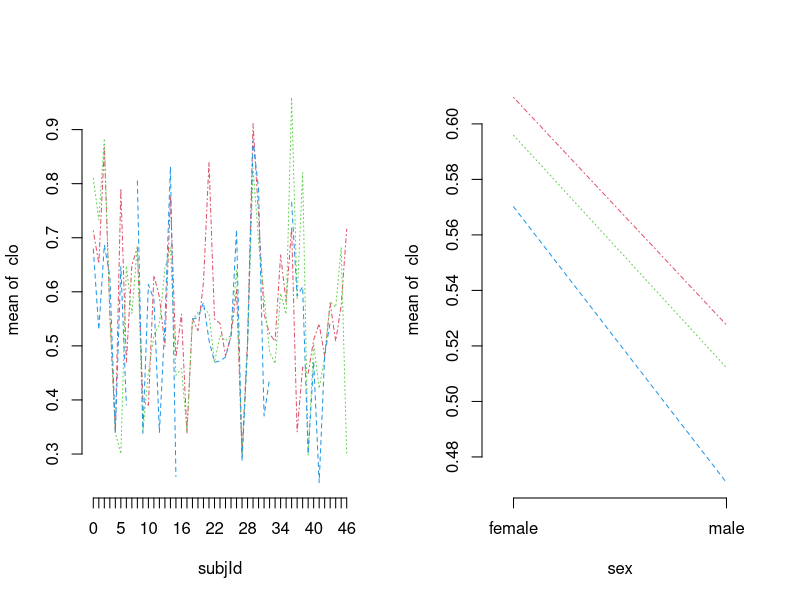
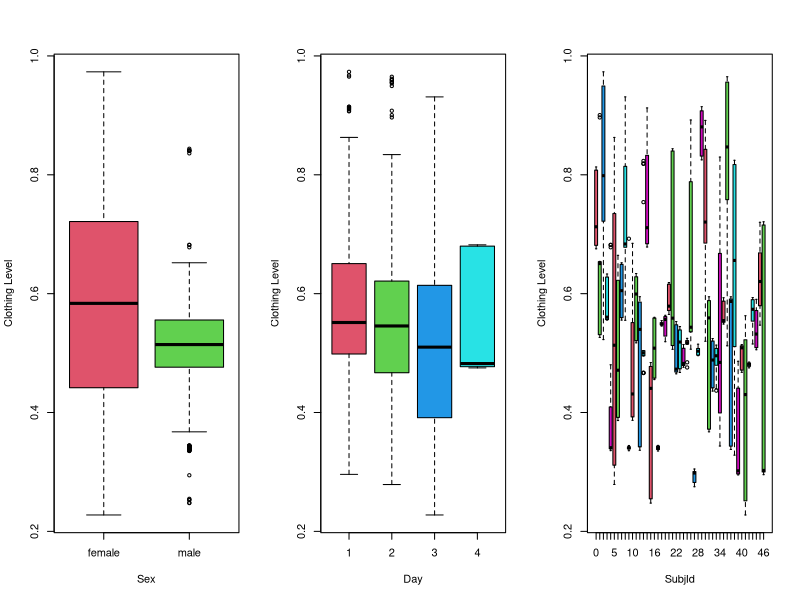
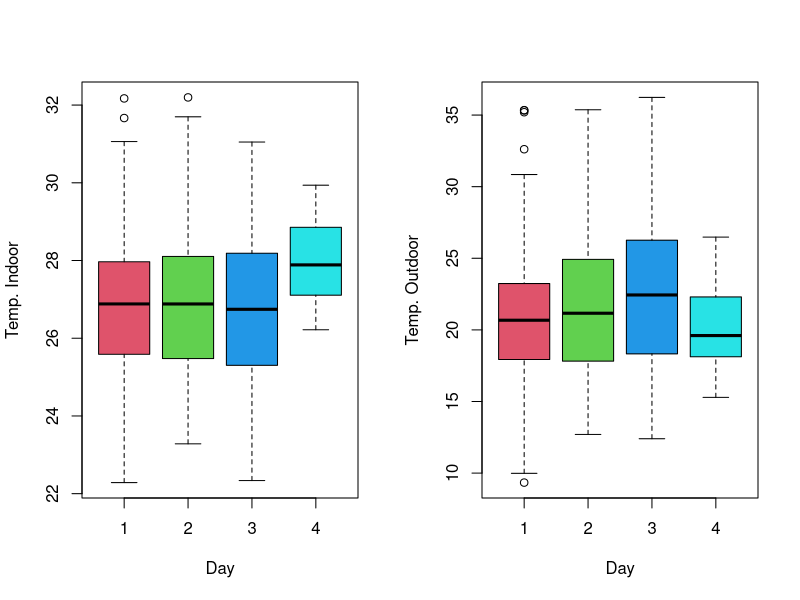
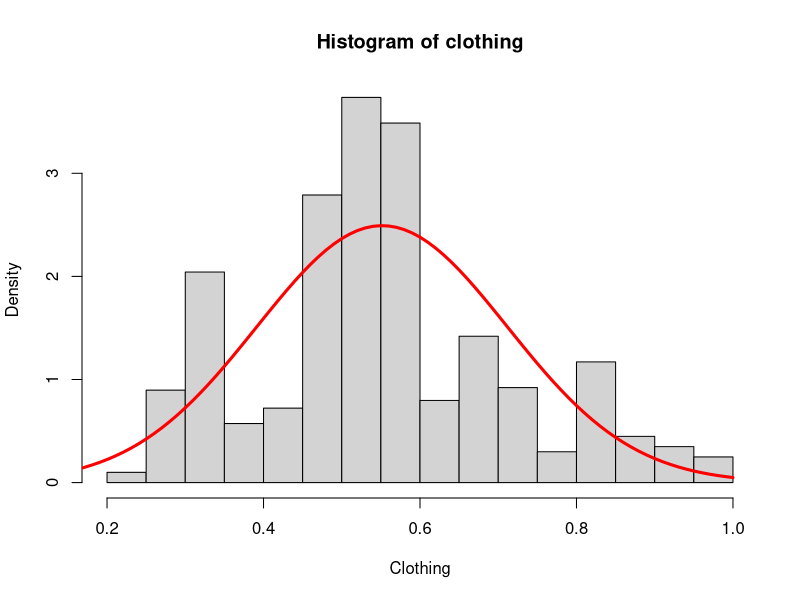
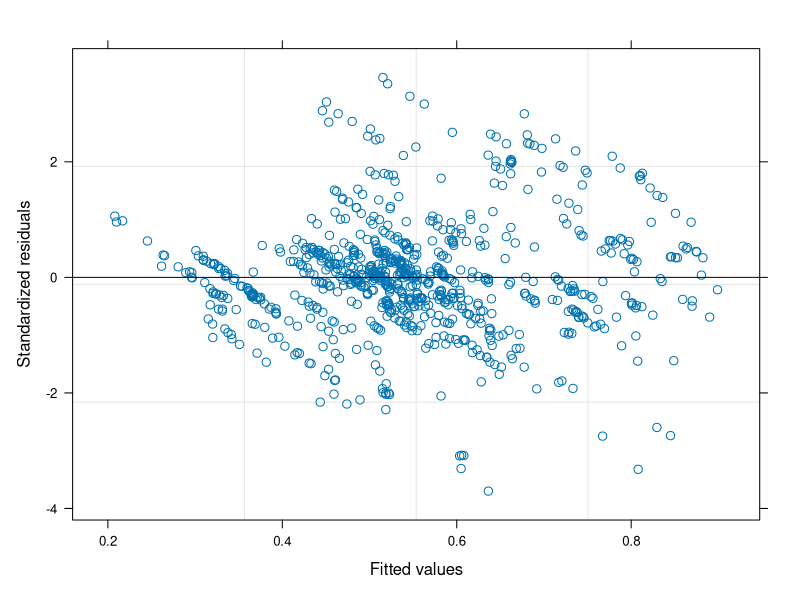
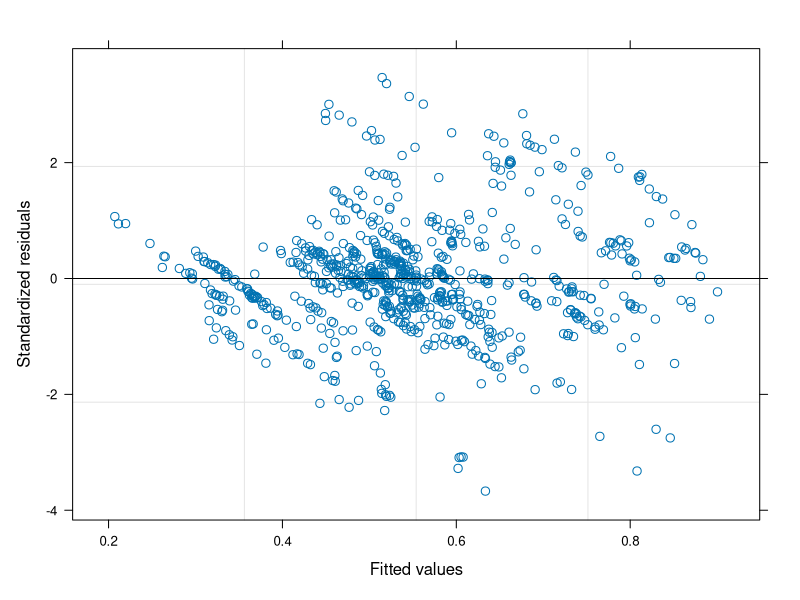
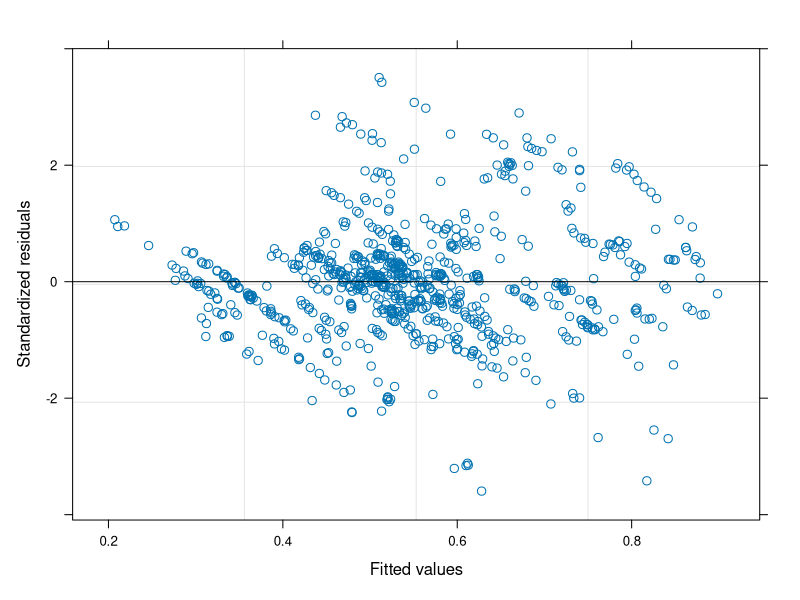
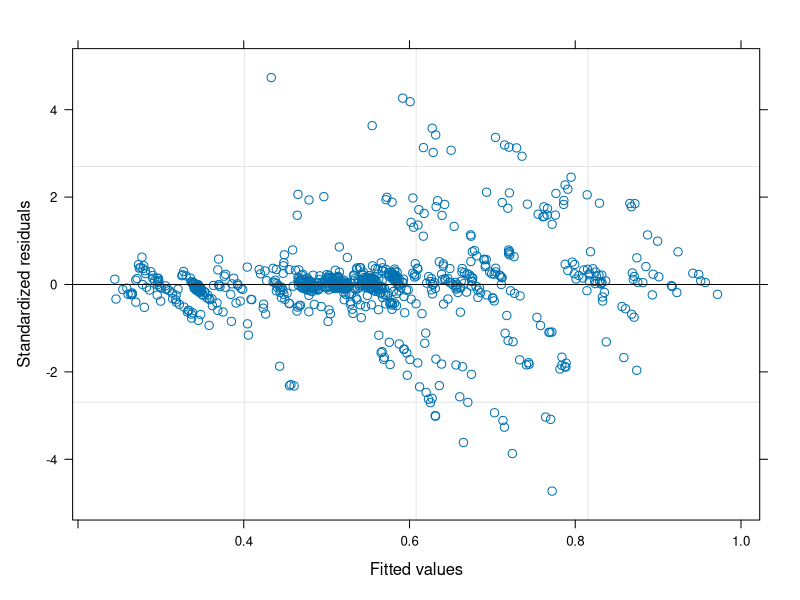

The R script that drew these images, in order:
# Assignment 3 - Adv. Data Analysis and Statistical Modelling
library(lme4)
library(readr)
library(xtable)
library(plyr)
library(corrplot)
library(nlme)
library(gclus)
library(stats)
library(emmeans)

setwd("~/Documents/Studie/Mst-Sem2-2021/Advanced Data Analysis and Stastitical Modelling/Assignment 3")

Clothing = read.csv('clothingFullAss03.csv')

## Exploratory Analysis #### 

# The subject is measured 6 times a day for 3 days.

par(mfrow=c(1,2))
with(Clothing, {
  interaction.plot(subjId, day, clo, legend=FALSE, 
                   bty="n", col=2:11, xtick = TRUE)
  interaction.plot(sex, day, clo, legend=FALSE, 
                   bty="n", col=2:11, xtick = TRUE)})
par(mfrow=c(1,1))


par(mfrow=c(1,3))
boxplot(Clothing$clo ~Clothing$sex, col=2:6, xlab = "Sex", ylab = "Clothing Level")
boxplot(Clothing$clo ~Clothing$day, col=2:6, xlab = "Day", ylab = "Clothing Level")
boxplot(Clothing$clo ~Clothing$subjId, col=2:6, xlab = "SubjId", ylab = "Clothing Level")

par(mfrow=c(1,2))
boxplot(Clothing$tInOp ~Clothing$day, col=2:6, xlab = "Day", ylab = "Temp. Indoor")
boxplot(Clothing$tOut ~Clothing$day, col=2:6, xlab = "Day", ylab = "Temp. Outdoor")

par(mfrow=c(1,1))
# DENSITY PLOT OF CLOTHING  
clothing = Clothing$clo
# Density plot of Clo: 
f<-function(x){dnorm(x,mean=mean(clothing,na.rm=T),
                     sd=sd(clothing,na.rm=T))} 
hist(clothing,xlab='Clothing',probability=T)
curve(f,0,1,lwd=3,col="red",add=T) 
rm(f)



## Mixed Effect Model that use subjId as a random effect ####

Clothing$sex = factor(Clothing$sex)
Clothing$day = factor(Clothing$day)

model0 <- lme(clo ~ tOut*tInOp*sex, random= ~ 1|subjId, data=Clothing, method="REML")
logLik(model0)
anova(model0)
summary(model0)

model1 <- lme(clo ~ tOut*tInOp+ tOut*sex+tInOp*sex+tOut*day+tInOp*day, random= ~ 1|subjId, data=Clothing, method="REML")
logLik(model1)
anova(model1)
summary(model1)
plot(model1)

model2 <- lme(clo ~ tOut+tInOp+ tOut*sex+tInOp*sex+tOut*day+tInOp*day, random= ~ 1|subjId, data=Clothing, method="REML")
logLik(model2)
anova(model2)
summary(model2)
plot(model2)

model3 <- lme(clo ~ tOut*sex+tOut*day, random= ~ 1|subjId, data=Clothing, method="REML")
logLik(model3)
anova(model3)
summary(model3)
plot(model3)
# add weights as their is dispersion in the end of the residuals



## Mixed Effect Model that 

model3 <- lme(clo ~ tInOp*sex+ tOut*sex+tOut*tInOp, random= ~ 1|subjId/day, data=Clothing, method="REML")
logLik(model3)
anova(model3)
summary(model3)
plot(model3)
# add weights as their is dispersion in the end of the residuals

model4 <- lme(clo ~ tInOp*sex+ tOut*sex, random= ~ 1|subjId/day, data=Clothing, method="REML")
logLik(model4)
anova(model4)
summary(model4)
plot(model4)


model5 <- lme(clo ~ tInOp*sex+ tOut, random= ~ 1|subjId/day, data=Clothing, method="REML")
logLik(model5)
anova(model5)
summary(model5)
plot(model5)

## Q.4 - model including within day auto-correlation 
# (repeated measurement set up), with subDay as random effect, you should only 
# consider random intercepts in these models.



fit.exp<- lme(clo ~ tInOp+sex+ tOut,random=~1|subDay,
                correlation=corExp(form=~1|subDay),
                data=Clothing,
                method="ML")
logLik(fit.exp)

plot(Variogram(fit.exp), main='Exp')

plot(fit.exp)
qqnorm(fit.exp)
